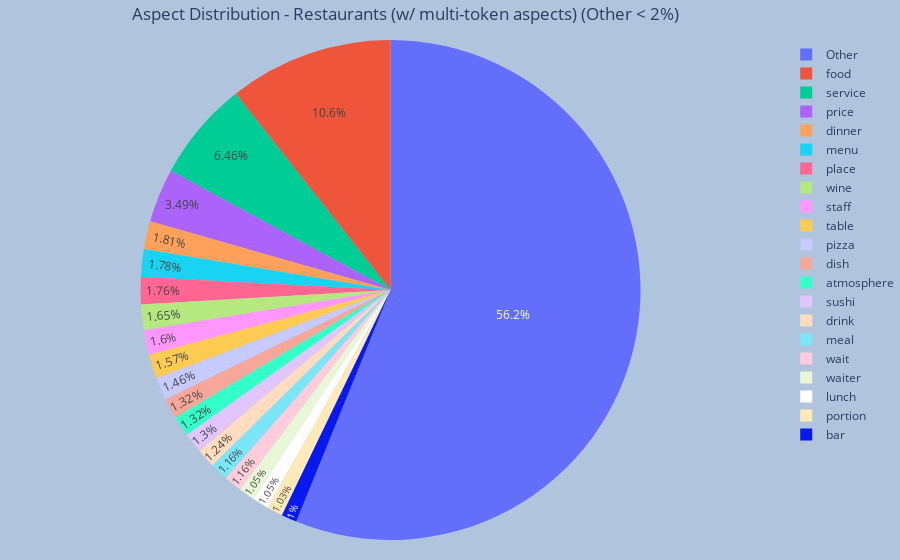

This figure's notebook cell:
### Code cell
aspect_dist("res_multi", lemmas=True)

### Figure 1 — Plotly figure (JSON) as saved in the notebook; plotly's stock layout.template omitted (floating-point values rounded to 4 significant figures)
{"data": [{"domain": {"x": [0, 1], "y": [0, 1]}, "hovertemplate": "aspect=%{label}<br>count=%{value}<extra></extra>", "labels": ["Other", "food", "service", "price", "dinner", "menu", "place", "wine", "staff", "table", "pizza", "dish", "atmosphere", "sushi", "drink", "meal", "wait", "waiter", "lunch", "portion", "bar"], "legendgroup": "", "name": "", "showlegend": true, "textposition": "inside", "type": "pie", "values": [2077, 393, 239, 129, 67, 66, 65, 61, 59, 58, 54, 49, 49, 48, 46, 43, 43, 39, 39, 38, 37]}], "layout": {"legend": {"tracegroupgap": 0}, "margin": {"b": 20, "l": 10, "r": 1, "t": 40}, "paper_bgcolor": "LightSteelBlue", "title": {"text": "Aspect Distribution - Restaurants (w/ multi-token aspects) (Other < 2%)", "x": 0.45}}}
